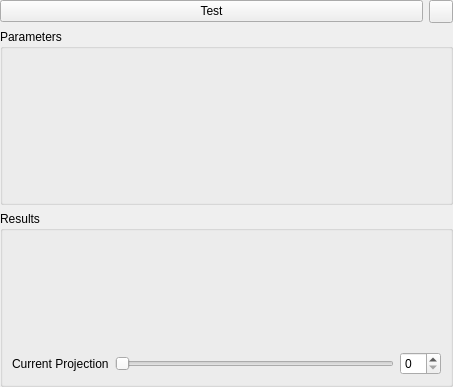
<?xml version="1.0" encoding="UTF-8"?>
<ui version="4.0">
 <class>CMultiLineProjectionSupplierGuiComp</class>
 <widget class="QWidget" name="CMultiLineProjectionSupplierGuiComp">
  <property name="geometry">
   <rect>
    <x>0</x>
    <y>0</y>
    <width>453</width>
    <height>387</height>
   </rect>
  </property>
  <property name="windowTitle">
   <string>Form</string>
  </property>
  <layout class="QGridLayout" name="gridLayout">
   <property name="margin">
    <number>0</number>
   </property>
   <item row="0" column="0">
    <widget class="QPushButton" name="TestButton">
     <property name="sizePolicy">
      <sizepolicy hsizetype="Minimum" vsizetype="Fixed">
       <horstretch>0</horstretch>
       <verstretch>0</verstretch>
      </sizepolicy>
     </property>
     <property name="text">
      <string>Test</string>
     </property>
    </widget>
   </item>
   <item row="2" column="0" colspan="2">
    <widget class="QGroupBox" name="ParamsFrame">
     <property name="sizePolicy">
      <sizepolicy hsizetype="Preferred" vsizetype="Minimum">
       <horstretch>0</horstretch>
       <verstretch>0</verstretch>
      </sizepolicy>
     </property>
     <property name="title">
      <string>Parameters</string>
     </property>
     <layout class="QVBoxLayout" name="verticalLayout"/>
    </widget>
   </item>
   <item row="0" column="1">
    <widget class="QToolButton" name="AutoUpdateButton">
     <property name="sizePolicy">
      <sizepolicy hsizetype="Fixed" vsizetype="Minimum">
       <horstretch>0</horstretch>
       <verstretch>0</verstretch>
      </sizepolicy>
     </property>
     <property name="text">
      <string/>
     </property>
     <property name="icon">
      <iconset>
       <normaloff>:/Icons/AutoUpdate.svg</normaloff>:/Icons/AutoUpdate.svg</iconset>
     </property>
     <property name="checkable">
      <bool>true</bool>
     </property>
    </widget>
   </item>
   <item row="3" column="0" colspan="2">
    <widget class="QGroupBox" name="ResultsGB">
     <property name="title">
      <string>Results</string>
     </property>
     <layout class="QVBoxLayout" name="verticalLayout_3">
      <item>
       <widget class="QFrame" name="ProjectionFrame">
        <property name="minimumSize">
         <size>
          <width>0</width>
          <height>43</height>
         </size>
        </property>
        <property name="frameShape">
         <enum>QFrame::NoFrame</enum>
        </property>
        <property name="frameShadow">
         <enum>QFrame::Raised</enum>
        </property>
        <layout class="QVBoxLayout" name="verticalLayout_5">
         <property name="margin">
          <number>0</number>
         </property>
        </layout>
       </widget>
      </item>
      <item>
       <layout class="QHBoxLayout" name="ProjectionSelectorLayout">
        <item>
         <widget class="QLabel" name="CurrentProjecttionLabel">
          <property name="text">
           <string>Current Projection</string>
          </property>
         </widget>
        </item>
        <item>
         <widget class="QSlider" name="ProjectionSlider">
          <property name="orientation">
           <enum>Qt::Horizontal</enum>
          </property>
         </widget>
        </item>
        <item>
         <widget class="QSpinBox" name="ProjectionSpin"/>
        </item>
       </layout>
      </item>
     </layout>
    </widget>
   </item>
  </layout>
 </widget>
 <resources/>
 <connections>
  <connection>
   <sender>ProjectionSlider</sender>
   <signal>valueChanged(int)</signal>
   <receiver>ProjectionSpin</receiver>
   <slot>setValue(int)</slot>
   <hints>
    <hint type="sourcelabel">
     <x>155</x>
     <y>159</y>
    </hint>
    <hint type="destinationlabel">
     <x>352</x>
     <y>166</y>
    </hint>
   </hints>
  </connection>
  <connection>
   <sender>ProjectionSpin</sender>
   <signal>valueChanged(int)</signal>
   <receiver>ProjectionSlider</receiver>
   <slot>setValue(int)</slot>
   <hints>
    <hint type="sourcelabel">
     <x>358</x>
     <y>155</y>
    </hint>
    <hint type="destinationlabel">
     <x>297</x>
     <y>158</y>
    </hint>
   </hints>
  </connection>
 </connections>
</ui>
